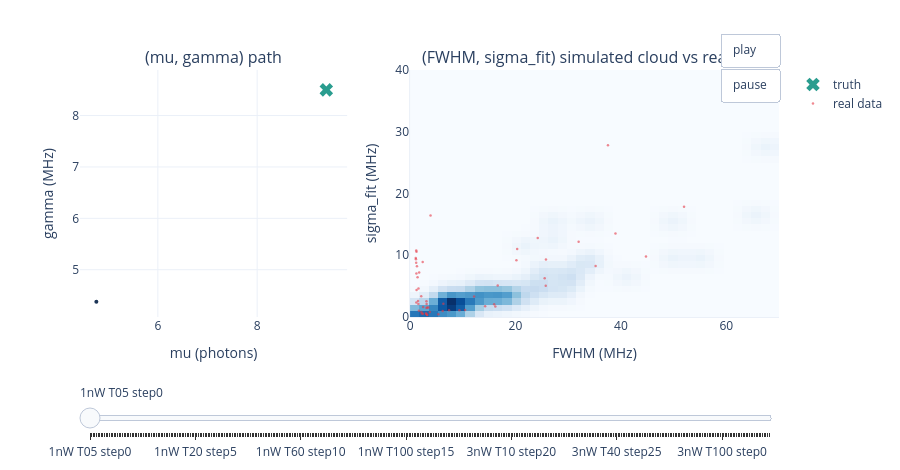

This figure's notebook cell:
### Code cell
# ============================================================
# 23a — FIG 1 (interactive): (mu,gamma) path + the simulated cloud at each step vs real data
#   experiment dropdown + play/pause + iteration slider
# ============================================================
def _cloud(f, s, xr=(0.0, 70.0), yr=(0.0, 40.0), nx=40, ny=40):
    f = np.asarray(f, float); s = np.asarray(s, float)
    ok = np.isfinite(f) & np.isfinite(s) & (f >= xr[0]) & (f <= xr[1]) & (s >= yr[0]) & (s <= yr[1])
    from scipy.ndimage import gaussian_filter
    H, xe, ye = np.histogram2d(f[ok], s[ok], bins=[nx, ny], range=[xr, yr])
    Z = gaussian_filter(H.T, 1.1)
    Z = Z / max(Z.max(), 1e-12)
    return 0.5 * (xe[:-1] + xe[1:]), 0.5 * (ye[:-1] + ye[1:]), Z

X_RANGE, Y_RANGE = (0.0, 70.0), (0.0, 40.0)
frames, slider_steps = [], []
for ei, r in enumerate(RESULTS):
    for k, h in enumerate(r['history']):
        nm = f'{ei}-{k}'
        mus = [hh['mu'] for hh in r['history'][:k + 1]]
        gams = [hh['gamma'] for hh in r['history'][:k + 1]]
        xc, yc, Z = _cloud(h['f'], h['s'], X_RANGE, Y_RANGE)
        frames.append(dict(name=nm, traces=[0, 1], data=[
            go.Scatter(x=mus, y=gams, mode='lines+markers', line=dict(color='#1d3557', width=2),
                       marker=dict(size=4), showlegend=False),
            go.Heatmap(x=xc, y=yc, z=np.round(Z * 255).astype(int), colorscale='Blues', showscale=False),
        ]))
        slider_steps.append(dict(method='animate', label=f"{r['exp'].split()[0]} T{r['exp'].split('Trans')[-1]} step{k}",
                                 args=[[nm], dict(mode='immediate', frame=dict(duration=0, redraw=True),
                                                  transition=dict(duration=0))]))
r0 = RESULTS[0]; h0 = r0['history'][0]
xc0, yc0, Z0 = _cloud(h0['f'], h0['s'], X_RANGE, Y_RANGE)
fig = make_subplots(rows=1, cols=2, column_widths=[0.42, 0.58], horizontal_spacing=0.09,
                    subplot_titles=['(mu, gamma) path', '(FWHM, sigma_fit) simulated cloud vs real data'])
fig.add_trace(go.Scatter(x=[h0['mu']], y=[h0['gamma']], mode='lines+markers',
                         line=dict(color='#1d3557', width=2), marker=dict(size=4), showlegend=False), 1, 1)
fig.add_trace(go.Scatter(x=[r0['mu_true']], y=[r0['gamma_true']], mode='markers',
                         marker=dict(symbol='x', size=12, color='#2a9d8f'),
                         name='truth'), 1, 1)
fig.add_trace(go.Heatmap(x=xc0, y=yc0, z=np.round(Z0 * 255).astype(int), colorscale='Blues',
                         showscale=False), 1, 2)
fig.add_trace(go.Scatter(x=r0['target_f'], y=r0['target_s'], mode='markers',
                         marker=dict(size=2.5, color='#e63946', opacity=0.6), name='real data'), 1, 2)
fig.frames = frames
fig.update_xaxes(range=X_RANGE, title_text='FWHM (MHz)', row=1, col=2)
fig.update_yaxes(range=Y_RANGE, title_text='sigma_fit (MHz)', row=1, col=2)
fig.update_xaxes(title_text='mu (photons)', row=1, col=1); fig.update_yaxes(title_text='gamma (MHz)', row=1, col=1)
fig.update_layout(height=470, margin=dict(t=70, b=40),
                  updatemenus=[dict(type='buttons', showactive=False, x=1.0, y=1.15,
                                    buttons=[dict(label='play', method='animate',
                                                  args=[None, dict(frame=dict(duration=120, redraw=True),
                                                                   fromcurrent=True, transition=dict(duration=0))]),
                                             dict(label='pause', method='animate',
                                                  args=[[None], dict(mode='immediate', frame=dict(duration=0, redraw=False))])])],
                  sliders=[dict(active=0, x=0.0, y=-0.18, len=1.0, currentvalue=dict(prefix=''),
                                steps=slider_steps)])
CONFIG_PLOT = {'scrollZoom': True, 'displaylogo': False, 'responsive': True}
print('FIG 1 frames:', len(frames))
HTML1 = os.path.join(REPO_ROOT, 'notebooks', '23_fisher_uncertainties', '23a-fig1-paths-clouds.html')
fig.write_html(HTML1, include_plotlyjs='cdn', config=CONFIG_PLOT)
print('wrote', HTML1, f'({os.path.getsize(HTML1)/1e6:.1f} MB)')
fig.show(config=CONFIG_PLOT)
